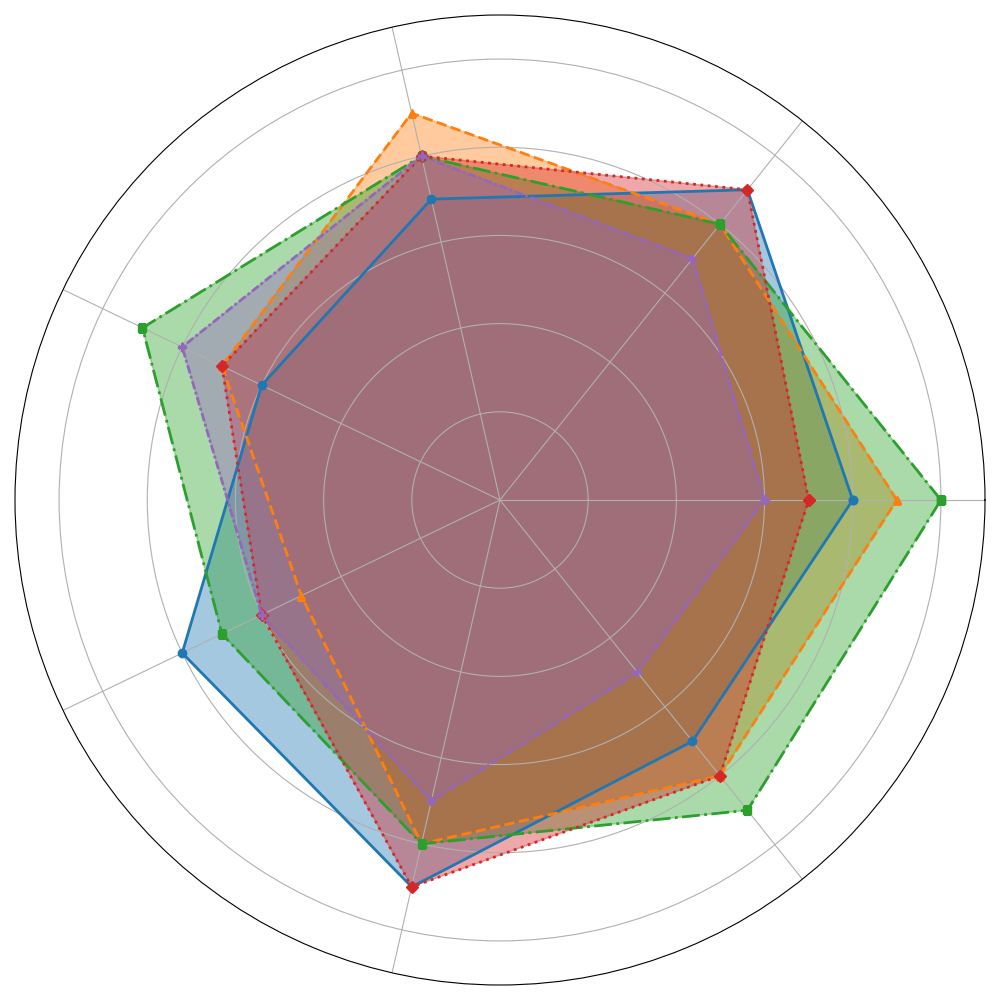

Reproduce this figure in Python.
import matplotlib.pyplot as plt
import numpy as np

categories = ['Storyline', 'Graphics', 'Audio', 'Replay Value', 'Difficulty', 'Controls', 'Community']
action_game = [8, 9, 7, 6, 8, 9, 7]
adventure_game = [9, 8, 9, 7, 5, 8, 8]
role_playing_game = [10, 8, 8, 9, 7, 8, 9]
shooter_game = [7, 9, 8, 7, 6, 9, 8]
sports_game = [6, 7, 8, 8, 6, 7, 5]

action_game += action_game[:1]
adventure_game += adventure_game[:1]
role_playing_game += role_playing_game[:1]
shooter_game += shooter_game[:1]
sports_game += sports_game[:1]

num_vars = len(categories)
angles = np.linspace(0, 2 * np.pi, num_vars, endpoint=False).tolist()
angles += angles[:1]

fig, ax = plt.subplots(figsize=(10, 10), subplot_kw=dict(polar=True))

plt.ylim(0, 11)

genres = {
    'Action': ('#1f77b4', 'solid', 'o'),
    'Adventure': ('#ff7f0e', '--', '^'),
    'Role-Playing': ('#2ca02c', 'dashdot', 's'),
    'Shooter': ('#d62728', ':', 'D'),
    'Sports': ('#9467bd', (0, (3, 1, 1, 1)), 'P')
}

datasets = [action_game, adventure_game, role_playing_game, shooter_game, sports_game]

for data, (label, style) in zip(datasets, genres.items()):
    color, linestyle, marker = style
    ax.plot(angles, data, color=color, linewidth=2, linestyle=linestyle, marker=marker, markersize=6)
    ax.fill(angles, data, color=color, alpha=0.4)

ax.set_xticks(angles[:-1])
ax.set_xticklabels([])  # Remove axis labels
ax.set_yticklabels([])  # Remove y-axis labels

plt.tight_layout()
plt.show()
